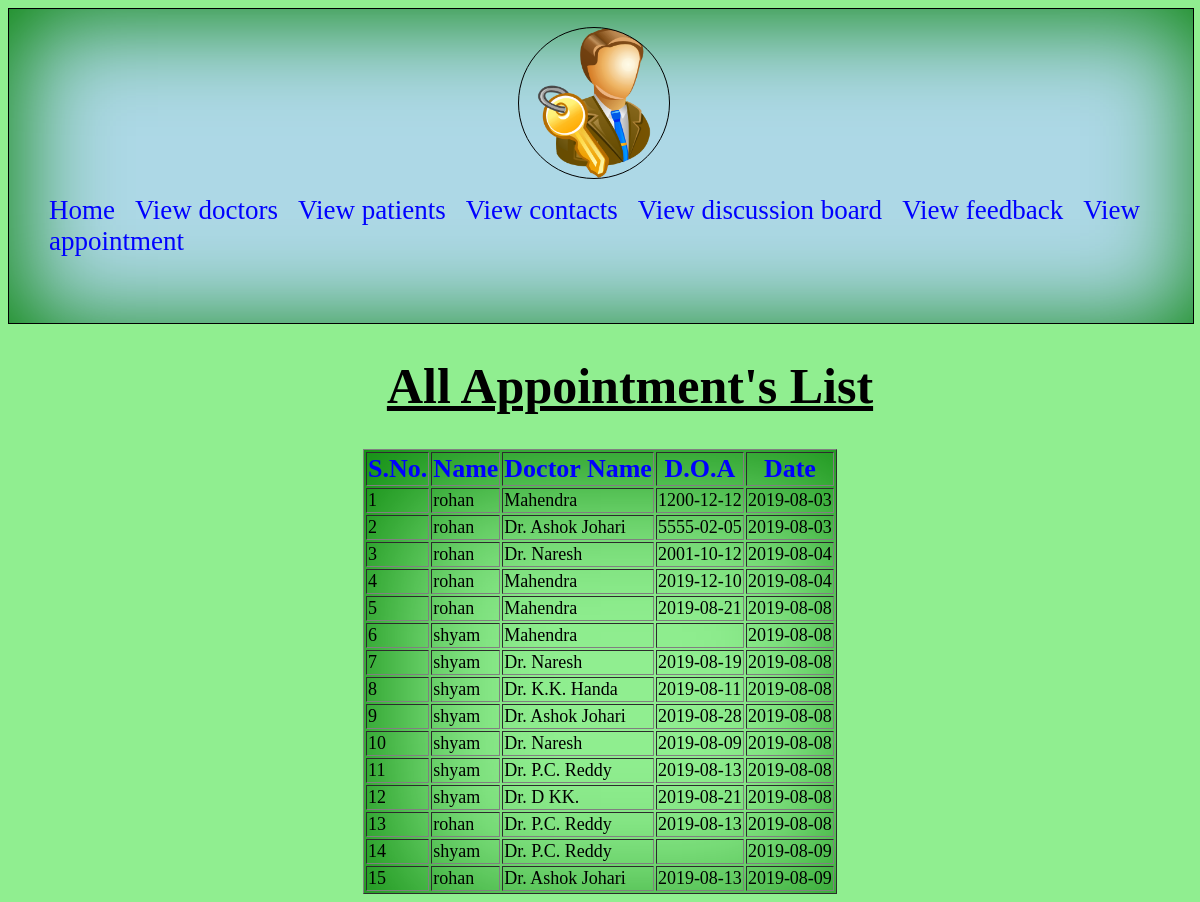
The page /admin/appointment.php (signed in) on the database its author committed.
### tables this page shows
CREATE TABLE IF NOT EXISTS `tbl_appointment` (
  `appid` int(11) NOT NULL AUTO_INCREMENT,
  `docid` int(11) NOT NULL,
  `patid` int(11) NOT NULL,
  `doa` varchar(10) NOT NULL,
  `status` varchar(1) NOT NULL,
  `date` varchar(10) NOT NULL,
  PRIMARY KEY (`appid`)
);

CREATE TABLE IF NOT EXISTS `tbl_patient` (
  `patid` int(11) NOT NULL AUTO_INCREMENT,
  `name` varchar(60) NOT NULL,
  `fname` varchar(60) NOT NULL,
  `gender` varchar(6) NOT NULL,
  `age` varchar(3) NOT NULL,
  `email` varchar(30) NOT NULL,
  `password` varchar(20) NOT NULL,
  `mobile` varchar(15) NOT NULL,
  `address` varchar(150) NOT NULL,
  `pincode` varchar(8) NOT NULL,
  `date` varchar(20) NOT NULL,
  PRIMARY KEY (`patid`)
);

CREATE TABLE IF NOT EXISTS `tbl_doctor` (
  `docid` int(11) NOT NULL AUTO_INCREMENT,
  `name` varchar(60) NOT NULL,
  `fname` varchar(60) NOT NULL,
  `gender` varchar(6) NOT NULL,
  `email` varchar(30) NOT NULL,
  `password` varchar(20) NOT NULL,
  `mobile` varchar(15) NOT NULL,
  `fees` varchar(10) NOT NULL,
  `timing` varchar(10) NOT NULL,
  `speciality` varchar(60) NOT NULL,
  `address` varchar(150) NOT NULL,
  `filename` varchar(100) NOT NULL,
  `date` varchar(20) NOT NULL,
  PRIMARY KEY (`docid`)
);

### admin/appointment.php (the view, shortened to what this page needs)
<?php
$query="select * from tbl_appointment";
$res=mysql_query($query);
?>
<html>
<head>
</head>
<body bgcolor="lightgreen">
<div style="height:40%;width:100%;background-color:lightblue;box-shadow:7px 7px 100px green inset;border:1px solid;">
<div style="height:150px;width:150px;border:1px solid;margin-left:43%;margin-top:-3%;border-radius:100px;background-image:url(../images/admin.png);background-size:cover;"></div>
<div style="margin-top:-0%;" id="head1">
<ul>
<li><a href="admin.php">Home</a></li>&nbsp&nbsp&nbsp&nbsp
<li><a href="doctor.php">View doctors</a></li>&nbsp&nbsp&nbsp&nbsp
<li><a href="patient.php">View patients</a></li>&nbsp&nbsp&nbsp&nbsp
<li><a href="contact.php">View contacts</a></li>&nbsp&nbsp&nbsp&nbsp
<li><a href="discussion.php">View discussion board</a></li>&nbsp&nbsp&nbsp&nbsp
<li><a href="feedback.php">View feedback</a></li>&nbsp&nbsp&nbsp&nbsp
<li><a href="appointment.php">View appointment</a></li>&nbsp&nbsp&nbsp&nbsp
</ul></div>
</div>
<h1 style="margin-left:32%;font-size:50px;"><u>All Appointment's List</u></h1>
<table border="1" align="center" style="box-shadow:25px 25px 150px green inset;">
<tr>
<th>S.No.</th>
<th>Name</th>
<th>Doctor Name</th>
<th>D.O.A</th>
<th>Date</th>
</tr>
<?php
$a=1;
while($row=mysql_fetch_array($res,MYSQL_BOTH))
{
?>
<tr>
<td><?php echo $a; ?></td>
<?php $pid=$row['patid'];
$query3="select * from tbl_patient where patid='$pid'";
$res3=mysql_query($query3);
while($row3=mysql_fetch_array($res3,MYSQL_BOTH))
{
	$pname=$row3['name'];
}
?>
<td><?php echo $pname ?></td>
<?php $did=$row['docid'];
$query2="select * from tbl_doctor where docid='$did'";
$res2=mysql_query($query2);
while($row2=mysql_fetch_array($res2,MYSQL_BOTH))
{
	$dname=$row2['name'];
}
?>
<td><?php echo $dname; ?></td>
<td><?php echo $row['doa']; ?></td>
<td><?php echo $row['date']; ?></td>
</tr>
<?php
$a++;
}
?></table>
</body>
</html>

### admin/appointment.php (style rules this page uses)
#head1 { height:100px;width:100%; }
#head1 ul { list-style-type:none; }
#head1 ul li { display:inline; padding:0px; border-radius:10px 10px 10px 10px; font-size:27px;background-color:;font-family:; }
#head1 ul li a { text-decoration:none; color:blue; }
th { color:blue;font-size:28px; }
td { color:black;font-size:16px; }
th { color:blue;font-size:26px; }
td { color:black;font-size:18px; }

### rows shown on the page
tbl_appointment: patid.name "rohan", docid.name "Mahendra", doa "1200-12-12", date "2019-08-03"
tbl_appointment: patid.name "rohan", docid.name "Dr. Ashok Johari", doa "5555-02-05", date "2019-08-03"
tbl_appointment: patid.name "rohan", docid.name "Dr. Naresh", doa "2001-10-12", date "2019-08-04"
tbl_appointment: patid.name "rohan", docid.name "Mahendra", doa "2019-12-10", date "2019-08-04"
tbl_appointment: patid.name "rohan", docid.name "Mahendra", doa "2019-08-21", date "2019-08-08"
tbl_appointment: patid.name "shyam", docid.name "Mahendra", date "2019-08-08"
tbl_appointment: patid.name "shyam", docid.name "Dr. Naresh", doa "2019-08-19", date "2019-08-08"
tbl_appointment: patid.name "shyam", docid.name "Dr. K.K. Handa", doa "2019-08-11", date "2019-08-08"
tbl_appointment: patid.name "shyam", docid.name "Dr. Ashok Johari", doa "2019-08-28", date "2019-08-08"
tbl_appointment: patid.name "shyam", docid.name "Dr. Naresh", doa "2019-08-09", date "2019-08-08"
tbl_appointment: patid.name "shyam", docid.name "Dr. P.C. Reddy", doa "2019-08-13", date "2019-08-08"
tbl_appointment: patid.name "shyam", docid.name "Dr. D KK.", doa "2019-08-21", date "2019-08-08"
tbl_appointment: patid.name "rohan", docid.name "Dr. P.C. Reddy", doa "2019-08-13", date "2019-08-08"
tbl_appointment: patid.name "shyam", docid.name "Dr. P.C. Reddy", date "2019-08-09"
tbl_appointment: patid.name "rohan", docid.name "Dr. Ashok Johari", doa "2019-08-13", date "2019-08-09"
